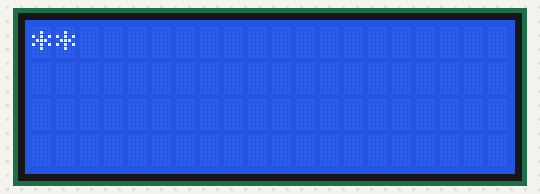
This sketch was run on a simulated Arduino Uno, built with avr-gcc and run on an emulated ATmega328P. Shown: 20×4 character LCD.

Above: at 0.21 s.
At 1.12 s:
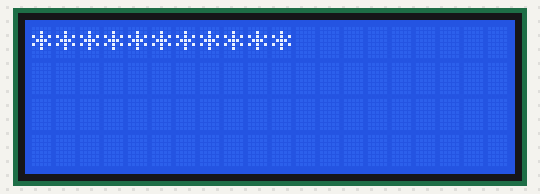
At 2.13 s:
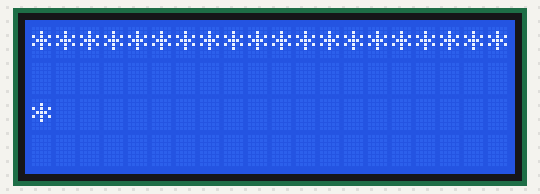
At 4.15 s:
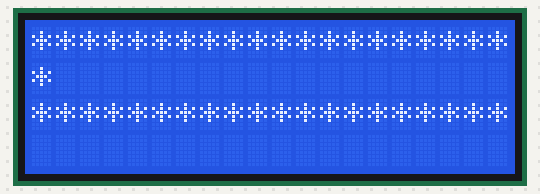
At 6.06 s:
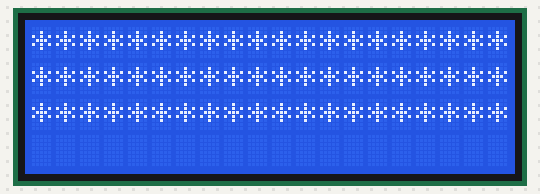
At 8.1 s:
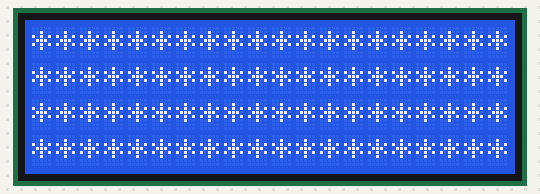

The sketch:

LAB4_print_start_using_function.ino
```cpp
#include <Wire.h>
#include <LiquidCrystal_I2C.h>

LiquidCrystal_I2C lcd(0x27, 20, 4);

void f() {
  /* --------------------------write here below--------------------------------*/
  // for (int i=0;i<3;i++){
  //   for (int j=0;j<4;j++){
  //   lcd.print("*");}
  //   lcd.println();

  // }

  /* ------------------------------------------------------------------------- */


}


void setup() {
  lcd.init();
  lcd.backlight();
  lcd.setCursor(0, 0);


}

void loop() {
    lcd.print("*");
  delay(100);
  /* Do not use the loop() in this task.*/
}
```
